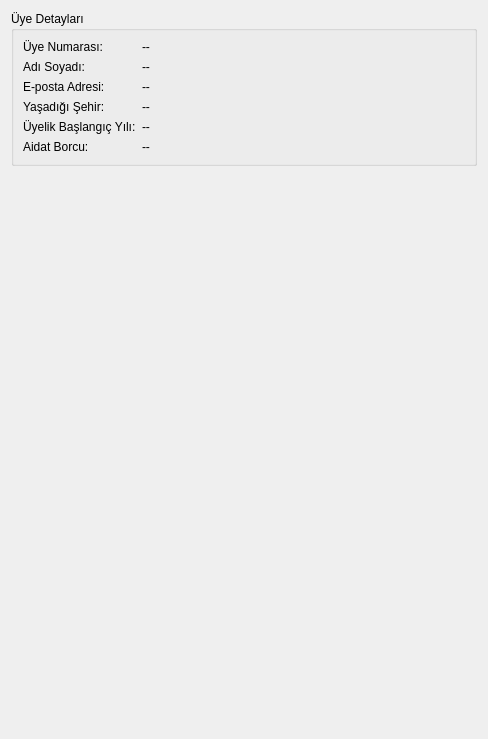
<?xml version="1.0" encoding="UTF-8"?>
<ui version="4.0">
 <class>Dialog</class>
 <widget class="QDialog" name="Dialog">
  <property name="geometry">
   <rect>
    <x>0</x>
    <y>0</y>
    <width>488</width>
    <height>739</height>
   </rect>
  </property>
  <property name="windowTitle">
   <string>Dialog</string>
  </property>
  <layout class="QVBoxLayout" name="verticalLayout">
   <item>
    <widget class="QGroupBox" name="groupBox">
     <property name="title">
      <string>Üye Detayları</string>
     </property>
     <layout class="QFormLayout" name="formLayout">
      <item row="0" column="0">
       <widget class="QLabel" name="label">
        <property name="text">
         <string>Üye Numarası:</string>
        </property>
       </widget>
      </item>
      <item row="0" column="1">
       <widget class="QLabel" name="label_2">
        <property name="text">
         <string>--</string>
        </property>
       </widget>
      </item>
      <item row="1" column="0">
       <widget class="QLabel" name="label_3">
        <property name="text">
         <string>Adı Soyadı:</string>
        </property>
       </widget>
      </item>
      <item row="1" column="1">
       <widget class="QLabel" name="label_4">
        <property name="text">
         <string>--</string>
        </property>
       </widget>
      </item>
      <item row="2" column="0">
       <widget class="QLabel" name="label_5">
        <property name="text">
         <string>E-posta Adresi:</string>
        </property>
       </widget>
      </item>
      <item row="2" column="1">
       <widget class="QLabel" name="label_6">
        <property name="text">
         <string>--</string>
        </property>
       </widget>
      </item>
      <item row="3" column="0">
       <widget class="QLabel" name="label_7">
        <property name="text">
         <string>Yaşadığı Şehir:</string>
        </property>
       </widget>
      </item>
      <item row="3" column="1">
       <widget class="QLabel" name="label_8">
        <property name="text">
         <string>--</string>
        </property>
       </widget>
      </item>
      <item row="4" column="0">
       <widget class="QLabel" name="label_9">
        <property name="text">
         <string>Üyelik Başlangıç Yılı:</string>
        </property>
       </widget>
      </item>
      <item row="4" column="1">
       <widget class="QLabel" name="label_10">
        <property name="text">
         <string>--</string>
        </property>
       </widget>
      </item>
      <item row="5" column="0">
       <widget class="QLabel" name="label_11">
        <property name="text">
         <string>Aidat Borcu:</string>
        </property>
       </widget>
      </item>
      <item row="5" column="1">
       <widget class="QLabel" name="label_12">
        <property name="text">
         <string>--</string>
        </property>
       </widget>
      </item>
     </layout>
    </widget>
   </item>
   <item>
    <spacer name="verticalSpacer">
     <property name="orientation">
      <enum>Qt::Vertical</enum>
     </property>
     <property name="sizeHint" stdset="0">
      <size>
       <width>20</width>
       <height>228</height>
      </size>
     </property>
    </spacer>
   </item>
  </layout>
 </widget>
 <resources/>
 <connections/>
</ui>
